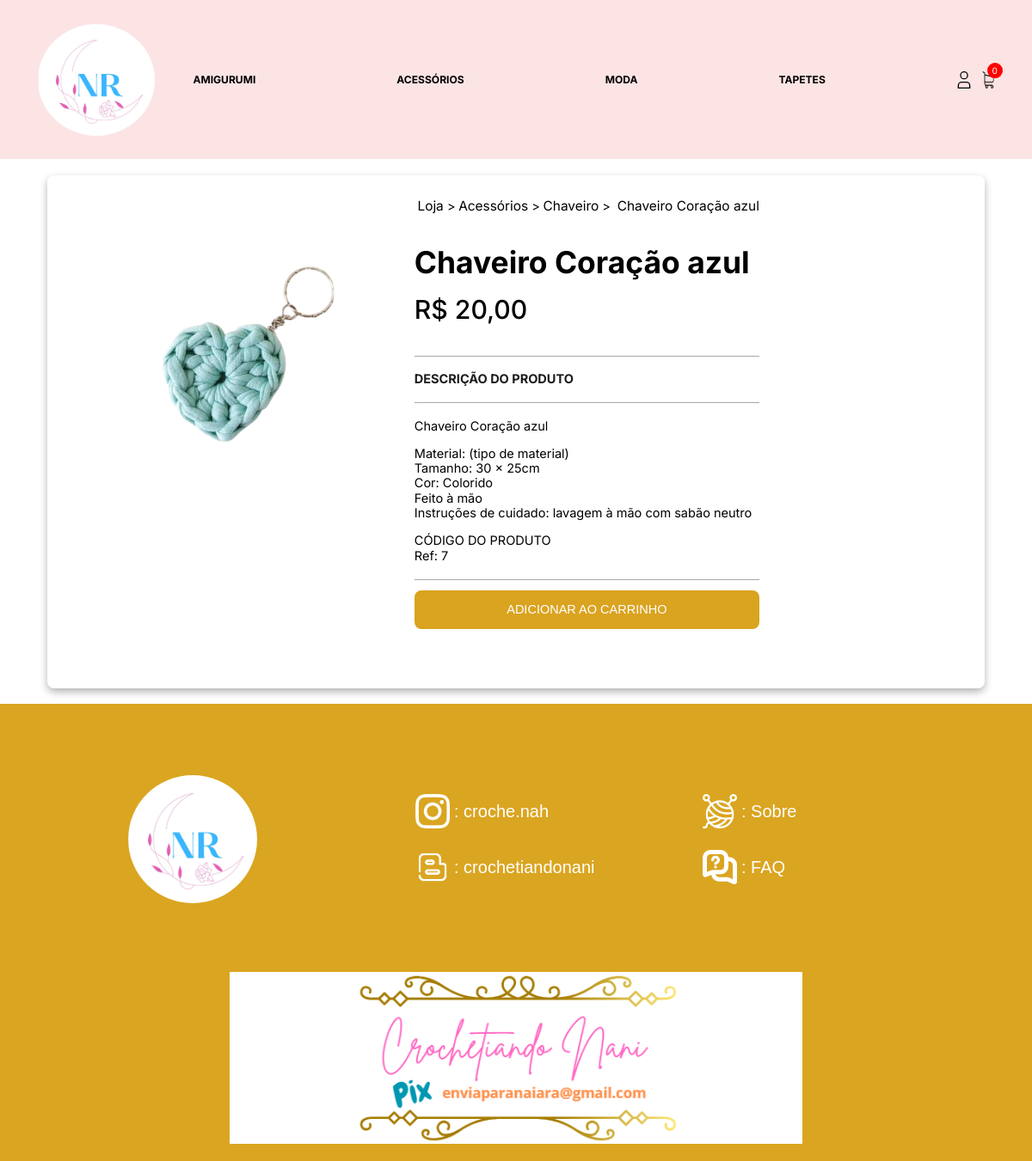
Screenshot of /produto/7/ with the database file from the repository.
### loja/models.py (models this page shows, shortened)
class Categoria(models.Model):
    nome = models.CharField(max_length=200, null=True, blank=True)
    slug = models.CharField(max_length=200, null=True, blank=True)

class Produto(models.Model):
    imagem = models.ImageField(null=True, blank=True)
    nome = models.CharField(max_length=200, null=True, blank=True)
    preco = models.DecimalField(max_digits=10, decimal_places=2)
    ativo = models.BooleanField(default=True)
    categoria = models.ForeignKey(Categoria, null=True, blank=True, on_delete=models.SET_NULL)
    tipo = models.ForeignKey(Tipo, null=True, blank=True, on_delete=models.SET_NULL)
    peso = models.DecimalField(max_digits=5, decimal_places=2, default=3)
    comprimento = models.DecimalField(max_digits=5, decimal_places=2, default=20)
    altura = models.DecimalField(max_digits=5, decimal_places=2, default=20)
    largura = models.DecimalField(max_digits=5, decimal_places=2, default=20)

class Tipo(models.Model):
    nome = models.CharField(max_length=200, null=True, blank=True)
    slug = models.CharField(max_length=200, null=True, blank=True)

### loja/views.py (the view)
# urls.py: path('produto/<int:id_produto>/', ver_produto, name="ver_produto"),
def ver_produto(request, id_produto):
    produto = Produto.objects.get(id=id_produto)
    itens_estoque = ItemEstoque.objects.filter(produto=produto)
    if len(itens_estoque) > 0:
        tem_estoque = True
    else:
        tem_estoque = False
    context = {"produto": produto, "itens_estoque" : itens_estoque, "tem_estoque" : tem_estoque}
    return render(request,"ver_produto.html", context)

### loja/novos_context.py (called while the page is built)
def categoria_tipos(request):
    categorias_navegacao = Categoria.objects.all()
    tipos_navegacao = Tipo.objects.all()
    return {
        'categorias_navegacao': categorias_navegacao,
        'tipos_navegacao': tipos_navegacao
    }

def faz_parte_equipe(request):
    equipe = False
    if request.user.is_authenticated:
        equipe = request.user.groups.filter(name="equipe").exists()
    return {"equipe": equipe}

### loja/templates/ver_produto.html (shortened to what this page needs)
{% extends 'base.html' %}
{% load static %}
{% block body %}
<main class="principal principal--padding-b principal--gap">
    <section class="s-produto">
          <div class="s-produto__carrossel-img" style="overflow: hidden;">
            <img
              src="{{ produto.imagem.url }}"
              alt="Imagem Carrossel 2"
            />
        </div>
      <div class="s-produto__informacoes">
        <div class="s-produto__breadcrumbs">
          <span><a href="{% url 'loja' %}">Loja</a></span>
          <span><a href="{% url 'loja' %}{{ produto.categoria.slug }}">{{ produto.categoria.nome }}</a></span>
          <span><a href="{% url 'loja' %}{{ produto.categoria.slug }}-{{ produto.tipo.slug }}">{{ produto.tipo.nome }}</a></span>
          <span>
            <p>{{ produto.nome }}</p>
          </span>
        </div>
        <div class="s-produto__infos">
          <h1 class="s-produto__titulo">{{ produto.nome }}</h1>
          <p class="s-produto__preco">R$ {{ produto.preco }}</p>
        </div>
      <form method="POST" action="{% url 'adicionar_carrinho' produto.id %}">
        {% if tem_estoque %}
        <div class="s-produto__descricao">
          <p class="s-produto__descricao-titulo">Descrição do produto</p>
          <div class="s-produto__descricao-textos">
            {% if produto.nome == "Dinossauro Planta" %}
            <p>
              {{ produto.nome }}
            </p>
            <p>
            Material: (tipo de material) <br>
            Tamanho: 15 x 10cm <br>
            Cor: Colorido <br>
            Feito à mão <br>
            Instruções de cuidado: lavagem à mão com sabão neutro
            </p>
            <p>
              CÓDIGO DO PRODUTO <br />
              Ref: <span>{{ produto.id }}</span>
            </p>
            {% elif produto.nome == "Chaveiro Coração azul" %}
            <p>
              {{ produto.nome }}
            </p>
            <p>
            Material: (tipo de material) <br>
            Tamanho: 30 x 25cm <br>
            Cor: Colorido <br>
            Feito à mão <br>
            Instruções de cuidado: lavagem à mão com sabão neutro
            </p>
            <p>
              CÓDIGO DO PRODUTO <br />
              Ref: <span>{{ produto.id }}</span>
            </p>
            {% endif %}
          </div>
        </div>
            <button type="submit" class="s-produto__adicicionar">Adicionar ao carrinho</button>
      </form>
      {% elif not tem_estoque %}
        <h3>Item fora de estoque</h3>
        {% endif %}
      </div>
    </section>
  </main>
{% endblock %}

### loja/templates/navbar.html (shortened to what this page needs)
{% load static %}
<header class="cabecalho" style="background-color: #fce4e4f6;">
    <div class="cabecalho__container">
      <a href="{% url 'homepage' %}">
        <img
        src="{% static 'images/logo.png' %}" width="auto" height="130" style="border-radius: 50%;"
          alt="Logo Crochetiando"
          class="cabecalho__logo"
        />
      </a>
      <nav class="cabecalho__navegacao">
        <ul class="cabecalho__lista">
        {% for categoria in categorias_navegacao %}
          <li class="cabecalho__item-lista">
            <a
              class="cabecalho__link"
              href="{% url 'loja' %}{{ categoria.slug }}"
              >{{ categoria.nome }}</a
            >
          </li>
        {% endfor %}
        </ul>
    </nav>
    </div>
   <div class="cabecalho__icones">
      <div class="cabecalho__icone-login">
        {% if request.user.is_authenticated %}
        <a class="cabecalho__link-icone cabecalho__link-icone--logado" href="javascript: void(0)">
        {% else %}
        <a class="cabecalho__link-icone" href="{% url 'fazer_login' %}">
        {% endif %}
        </a>
      </div>
      <div class="cabecalho__icone-carrinho">
        <a class="cabecalho__link-icone" href="{% url 'carrinho' %}">
            <img src="{% static 'images/carrinho-de-compras (1).png' %}" alt="Carrinho" class="cabecalho__icone cabecalho__icone--menor">
        </a>
        <div class="cabecalho__itens cabecalho__itens--visivel">{{ quantidade_produtos_carrinho }}</div>
    </div>
    </div>
  </header>

### rows the page displays
Categoria: nome "AMIGURUMI"
Categoria: nome "ACESSÓRIOS"
Categoria: nome "MODA"
Categoria: nome "TAPETES"
Produto: imagem (picture), categoria.nome "Acessórios", tipo.nome "Chaveiro", nome "Chaveiro Coração azul", preco "20,00", id "7"

### other values shown
{{ quantidade_produtos_carrinho }} "0"
